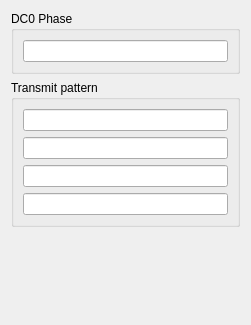
<?xml version="1.0" encoding="UTF-8"?>
<ui version="4.0">
 <class>NyxorADCWidget</class>
 <widget class="QWidget" name="NyxorADCWidget">
  <property name="geometry">
   <rect>
    <x>0</x>
    <y>0</y>
    <width>251</width>
    <height>325</height>
   </rect>
  </property>
  <property name="windowTitle">
   <string>Form</string>
  </property>
  <layout class="QVBoxLayout" name="verticalLayout">
   <item>
    <widget class="QGroupBox" name="PhasegroupBox">
     <property name="title">
      <string>DC0 Phase</string>
     </property>
     <layout class="QGridLayout" name="gridLayout_2">
      <item row="0" column="0">
       <widget class="QLineEdit" name="DC0PhaselineEdit">
        <property name="toolTip">
         <string>DC0 Phase register</string>
        </property>
       </widget>
      </item>
     </layout>
    </widget>
   </item>
   <item>
    <widget class="QGroupBox" name="TransmitgroupBox">
     <property name="title">
      <string>Transmit pattern</string>
     </property>
     <layout class="QGridLayout" name="gridLayout">
      <item row="0" column="0">
       <widget class="QLineEdit" name="Transmit1LineEdit">
        <property name="toolTip">
         <string>Transmit pattern register 1</string>
        </property>
        <property name="inputMask">
         <string/>
        </property>
       </widget>
      </item>
      <item row="1" column="0">
       <widget class="QLineEdit" name="Transmit2LineEdit">
        <property name="toolTip">
         <string>Transmit pattern register 2</string>
        </property>
       </widget>
      </item>
      <item row="2" column="0">
       <widget class="QLineEdit" name="Transmit3LineEdit">
        <property name="toolTip">
         <string>Transmit pattern register 3</string>
        </property>
       </widget>
      </item>
      <item row="3" column="0">
       <widget class="QLineEdit" name="Transmit4LineEdit">
        <property name="toolTip">
         <string>Transmit pattern register 4</string>
        </property>
       </widget>
      </item>
     </layout>
    </widget>
   </item>
   <item>
    <spacer name="verticalSpacer">
     <property name="orientation">
      <enum>Qt::Vertical</enum>
     </property>
     <property name="sizeHint" stdset="0">
      <size>
       <width>20</width>
       <height>89</height>
      </size>
     </property>
    </spacer>
   </item>
  </layout>
 </widget>
 <resources/>
 <connections/>
</ui>
